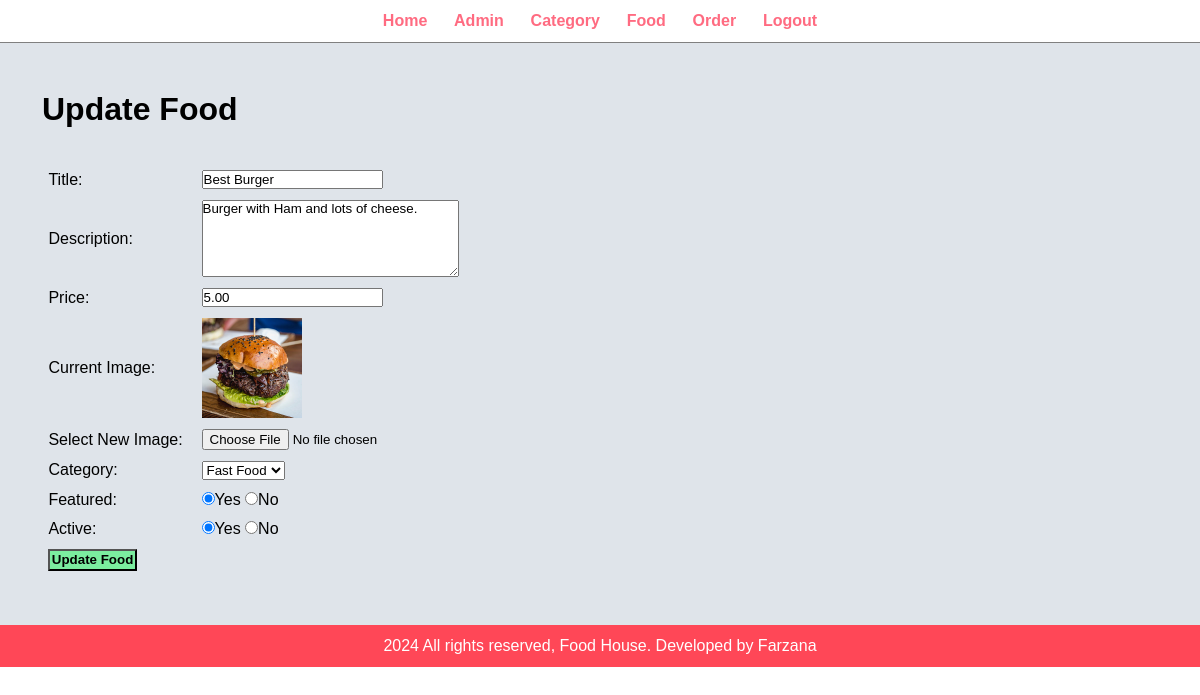
Page /admin/update-food.php?id=2 (signed in) on the committed database.
### tables this page shows
CREATE TABLE `tbl_food` (
  `id` int(10) UNSIGNED NOT NULL,
  `title` varchar(100) NOT NULL,
  `description` text NOT NULL,
  `price` decimal(10,2) NOT NULL,
  `image_name` varchar(255) NOT NULL,
  `category_id` int(10) UNSIGNED NOT NULL,
  `featured` varchar(10) NOT NULL,
  `active` varchar(10) NOT NULL
);

CREATE TABLE `tbl_category` (
  `id` int(10) UNSIGNED NOT NULL,
  `title` varchar(100) NOT NULL,
  `image_name` varchar(255) NOT NULL,
  `featured` varchar(10) NOT NULL,
  `active` varchar(10) NOT NULL
);

### admin/update-food.php (the view, shortened to what this page needs)
<?php include('partials/menu.php'); ?>
<?php
    if(isset($_GET['id']))
    {
        $id = $_GET['id'];
        $sql2 = "SELECT * FROM tbl_food WHERE id=$id";
        $res2 = mysqli_query($conn, $sql2);
        $row2 = mysqli_fetch_assoc($res2);
        $title = $row2['title'];
        $description = $row2['description'];
        $price = $row2['price'];
        $current_image = $row2['image_name'];
        $current_category = $row2['category_id'];
        $featured = $row2['featured'];
        $active = $row2['active'];
    }
    else
    {
        header('location:'.SITEURL.'admin/manage-food.php');
    }
?>
<div class="main-content">
    <div class="wrapper">
        <h1>Update Food</h1>
        <br><br>
        <form action="" method="POST" enctype="multipart/form-data">
            <table class="tbl-30">
                <tr>
                    <td>Title:</td>
                    <td>
                        <input type="text" name="title" value="<?php echo $title; ?>">
                    </td>
                </tr>
                <tr>
                    <td>Description: </td>
                    <td>
                        <textarea name="description" cols="30" rows="5"><?php echo $description; ?></textarea>
                    </td>
                </tr>
                <tr>
                    <td>Price: </td>
                    <td>
                        <input type="number" name="price" value="<?php echo $price; ?>">
                    </td>
                </tr>
                <tr>
                    <td>Current Image: </td>
                    <td>
                        <?php
                            if($current_image == "")
                            {
                                echo "<div class='error'>Image Not Available.</div>";
                            }
                            else
                            {
                                ?>
                                <img src="<?php echo SITEURL; ?>images/food/<?php echo $current_image; ?>" width="100px">
                                <?php
                            }
                        ?>
                    </td>
                </tr>
                <tr>
                    <td>Select New Image:</td>
                    <td>
                        <input type="file" name="image">
                    </td>
                </tr>
                <tr>
                    <td>Category: </td>
                    <td>
                        <select name="category">
                        <?php
                            $sql = "SELECT * FROM tbl_category WHERE active='Yes'";
                            $res = mysqli_query($conn,$sql);
                            $count = mysqli_num_rows($res);
                            if($count>0)
                            {
                                while($row=mysqli_fetch_assoc($res))
                                {
                                    $category_title = $row['title'];
                                    $category_id = $row['id'];
                                    ?>
                                    <option <?php if($current_category==$category_id) {echo "selected";} ?> value="<?php echo $category_id; ?>"><?php echo $category_title; ?></option>
                                    <?php
                                }
                            }
                            else
                            {
                                echo "<option value='0'>Category Not Available.</option>";
                            }
                        ?>
                        </select>
                    </td>
                </tr>
                <tr>
                    <td>Featured: </td>
                    <td>
                        <input <?php if($featured=="Yes") {echo "checked";} ?> type="radio" name="featured" value="Yes">Yes
                        <input <?php if($featured=="No") {echo "checked";} ?> type="radio" name="featured" value="No">No
                    </td>
                </tr>
                <tr>
                    <td>Active: </td>
                    <td>
                        <input <?php if($active=="Yes") {echo "checked";} ?> type="radio" name="active" value="Yes">Yes
                        <input <?php if($active=="No") {echo "checked";} ?> type="radio" name="active" value="No">No
                    </td>
                </tr>
                <tr>
                    <td>
                        <input type="submit" name="submit" value="Update Food" class="btn-secondary">
                    </td>
                </tr>
            </table>
        </form>
    </div>
</div>
<?php include('partials/footer.php'); ?>

### css/admin.css (style rules this page uses)
* { margin: 0 ; padding: 0 ; font-family: Arial, Helvetica, sans-serif; }
.wrapper { padding: 1%; width: 93%; margin: 0 auto; }
.tbl-30 { width: 40%; }
table tr td { padding:1%; }
.btn-secondary { background-color: #7bed9f; padding: 1%; color: black; text-decoration: none; font-weight: bold; }
.main-content { background-color: #dfe4ea; padding: 3% 0; }

### rows in the picture
tbl_food: title "Best Burger", description "Burger with Ham and lots of cheese.", price "5.00", image_name (picture), category "Fast Food", featured "☑", active "☑"
